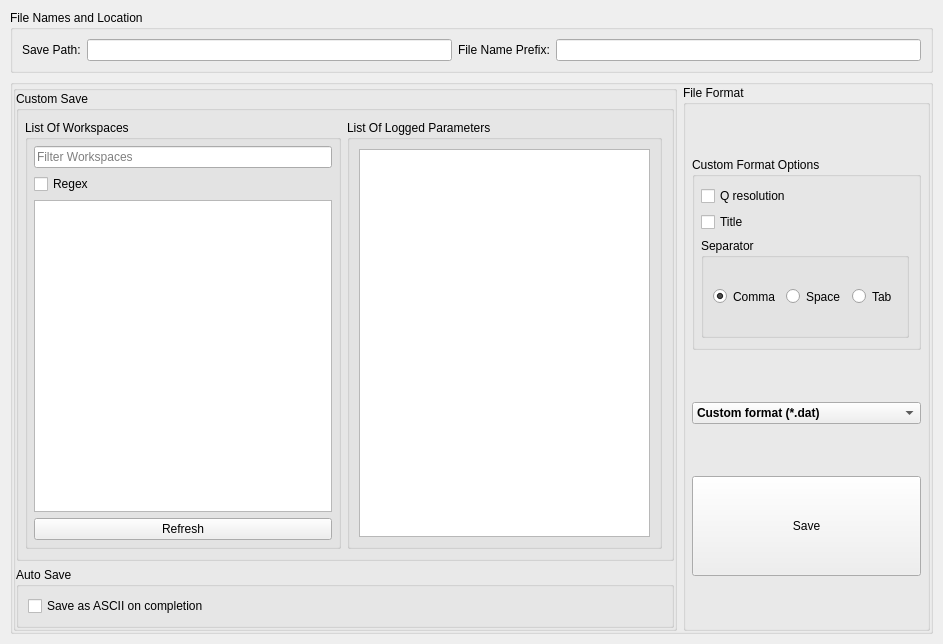
<?xml version="1.0" encoding="UTF-8"?>
<ui version="4.0">
 <class>ReflSaveTabWidget</class>
 <widget class="QWidget" name="ReflSaveTabWidget">
  <property name="geometry">
   <rect>
    <x>0</x>
    <y>0</y>
    <width>943</width>
    <height>644</height>
   </rect>
  </property>
  <property name="windowTitle">
   <string>Save ASCII</string>
  </property>
  <layout class="QVBoxLayout" name="verticalLayout">
   <property name="leftMargin">
    <number>10</number>
   </property>
   <property name="topMargin">
    <number>10</number>
   </property>
   <property name="rightMargin">
    <number>10</number>
   </property>
   <property name="bottomMargin">
    <number>10</number>
   </property>
   <item>
    <widget class="QGroupBox" name="groupBox_3">
     <property name="title">
      <string>File Names and Location</string>
     </property>
     <layout class="QHBoxLayout" name="horizontalLayout_3">
      <item>
       <widget class="QLabel" name="label">
        <property name="text">
         <string>Save Path:</string>
        </property>
       </widget>
      </item>
      <item>
       <widget class="QLineEdit" name="savePathEdit"/>
      </item>
      <item>
       <widget class="QLabel" name="label_2">
        <property name="text">
         <string>File Name Prefix:</string>
        </property>
       </widget>
      </item>
      <item>
       <widget class="QLineEdit" name="prefixEdit"/>
      </item>
     </layout>
    </widget>
   </item>
   <item>
    <widget class="QGroupBox" name="layoutOnly">
     <property name="styleSheet">
      <string notr="true">.QGroupBox { \n    border-bottom: 0px transparent;\n	border-left: 0px transparent;\n    border-right: 0px transparent;\n}</string>
     </property>
     <property name="title">
      <string/>
     </property>
     <layout class="QHBoxLayout" name="horizontalLayout_5" stretch="3,1">
      <property name="leftMargin">
       <number>0</number>
      </property>
      <property name="topMargin">
       <number>0</number>
      </property>
      <property name="rightMargin">
       <number>0</number>
      </property>
      <property name="bottomMargin">
       <number>0</number>
      </property>
      <item>
       <widget class="QGroupBox" name="saveTypesGroup">
        <property name="styleSheet">
         <string notr="true">.QGroupBox { \n    border-bottom: 0px transparent;\n	border-left: 0px transparent;\n    border-right: 0px transparent;\n}</string>
        </property>
        <property name="title">
         <string/>
        </property>
        <layout class="QVBoxLayout" name="verticalLayout_6">
         <property name="spacing">
          <number>6</number>
         </property>
         <property name="leftMargin">
          <number>0</number>
         </property>
         <property name="topMargin">
          <number>0</number>
         </property>
         <property name="rightMargin">
          <number>0</number>
         </property>
         <property name="bottomMargin">
          <number>0</number>
         </property>
         <item>
          <widget class="QGroupBox" name="customSaveGroupBox">
           <property name="title">
            <string>Custom Save</string>
           </property>
           <layout class="QHBoxLayout" name="horizontalLayout">
            <property name="leftMargin">
             <number>6</number>
            </property>
            <item>
             <widget class="QGroupBox" name="workspaceList">
              <property name="styleSheet">
               <string notr="true">.QGroupBox {
    border-bottom: transparent;
	border-left: transparent;
    border-right: transparent;
}</string>
              </property>
              <property name="title">
               <string>List Of Workspaces</string>
              </property>
              <layout class="QVBoxLayout" name="verticalLayout_2">
               <property name="leftMargin">
                <number>6</number>
               </property>
               <property name="topMargin">
                <number>6</number>
               </property>
               <property name="rightMargin">
                <number>6</number>
               </property>
               <property name="bottomMargin">
                <number>6</number>
               </property>
               <item>
                <widget class="QLineEdit" name="filterEdit">
                 <property name="placeholderText">
                  <string>Filter Workspaces</string>
                 </property>
                </widget>
               </item>
               <item>
                <widget class="QCheckBox" name="regexCheckBox">
                 <property name="text">
                  <string>Regex</string>
                 </property>
                </widget>
               </item>
               <item>
                <widget class="QListWidget" name="listOfWorkspaces">
                 <property name="selectionMode">
                  <enum>QAbstractItemView::ExtendedSelection</enum>
                 </property>
                </widget>
               </item>
               <item>
                <widget class="QPushButton" name="refreshButton">
                 <property name="text">
                  <string>Refresh</string>
                 </property>
                </widget>
               </item>
              </layout>
             </widget>
            </item>
            <item>
             <widget class="QGroupBox" name="loggedParameterList">
              <property name="styleSheet">
               <string notr="true">.QGroupBox {
    border-bottom: transparent;
	border-left: transparent;
    border-right: transparent;
}</string>
              </property>
              <property name="title">
               <string>List Of Logged Parameters</string>
              </property>
              <layout class="QVBoxLayout" name="verticalLayout_3">
               <item>
                <widget class="QListWidget" name="listOfLoggedParameters">
                 <property name="selectionMode">
                  <enum>QAbstractItemView::ExtendedSelection</enum>
                 </property>
                </widget>
               </item>
              </layout>
             </widget>
            </item>
           </layout>
          </widget>
         </item>
         <item>
          <widget class="QGroupBox" name="autosaveGroup">
           <property name="title">
            <string>Auto Save</string>
           </property>
           <property name="checkable">
            <bool>false</bool>
           </property>
           <property name="checked">
            <bool>false</bool>
           </property>
           <layout class="QHBoxLayout" name="horizontalLayout_4">
            <item>
             <widget class="QCheckBox" name="saveReductionResultsCheckBox">
              <property name="toolTip">
               <string>Saves stitched workspaces for multi-row group reductions and IvsQ_binned workspaces for reductions single row reductions.</string>
              </property>
              <property name="text">
               <string>Save as ASCII on completion</string>
              </property>
             </widget>
            </item>
           </layout>
          </widget>
         </item>
        </layout>
       </widget>
      </item>
      <item>
       <widget class="QGroupBox" name="fileFormatGroup">
        <property name="styleSheet">
         <string notr="true">.QGroupBox {
    border-bottom: transparent;
	border-left: transparent;
    border-right: transparent;
}</string>
        </property>
        <property name="title">
         <string>File Format</string>
        </property>
        <property name="alignment">
         <set>Qt::AlignLeading|Qt::AlignLeft|Qt::AlignTop</set>
        </property>
        <layout class="QVBoxLayout" name="verticalLayout_4" stretch="1,1,1">
         <property name="leftMargin">
          <number>6</number>
         </property>
         <property name="topMargin">
          <number>6</number>
         </property>
         <property name="rightMargin">
          <number>6</number>
         </property>
         <property name="bottomMargin">
          <number>6</number>
         </property>
         <item>
          <widget class="QGroupBox" name="groupBox">
           <property name="sizePolicy">
            <sizepolicy hsizetype="Preferred" vsizetype="Fixed">
             <horstretch>0</horstretch>
             <verstretch>0</verstretch>
            </sizepolicy>
           </property>
           <property name="styleSheet">
            <string notr="true">.QGroupBox { \n    border-bottom: 0px transparent;\n	border-left: 0px transparent;\n    border-right: 0px transparent;\n}</string>
           </property>
           <property name="title">
            <string>Custom Format Options</string>
           </property>
           <layout class="QVBoxLayout" name="verticalLayout_5" stretch="0,0,1">
            <property name="leftMargin">
             <number>6</number>
            </property>
            <item>
             <widget class="QCheckBox" name="qResolutionCheckBox">
              <property name="text">
               <string>Q resolution</string>
              </property>
             </widget>
            </item>
            <item>
             <widget class="QCheckBox" name="titleCheckBox">
              <property name="text">
               <string>Title</string>
              </property>
             </widget>
            </item>
            <item>
             <widget class="QGroupBox" name="separatorGroup">
              <property name="sizePolicy">
               <sizepolicy hsizetype="Preferred" vsizetype="Fixed">
                <horstretch>0</horstretch>
                <verstretch>0</verstretch>
               </sizepolicy>
              </property>
              <property name="minimumSize">
               <size>
                <width>0</width>
                <height>100</height>
               </size>
              </property>
              <property name="title">
               <string>Separator</string>
              </property>
              <layout class="QHBoxLayout" name="horizontalLayout_2" stretch="1,1,1">
               <property name="spacing">
                <number>6</number>
               </property>
               <property name="topMargin">
                <number>6</number>
               </property>
               <property name="bottomMargin">
                <number>6</number>
               </property>
               <item>
                <widget class="QRadioButton" name="commaRadioButton">
                 <property name="sizePolicy">
                  <sizepolicy hsizetype="Preferred" vsizetype="Preferred">
                   <horstretch>0</horstretch>
                   <verstretch>0</verstretch>
                  </sizepolicy>
                 </property>
                 <property name="minimumSize">
                  <size>
                   <width>0</width>
                   <height>0</height>
                  </size>
                 </property>
                 <property name="text">
                  <string>Comma</string>
                 </property>
                 <property name="checked">
                  <bool>true</bool>
                 </property>
                 <attribute name="buttonGroup">
                  <string notr="true">separatorButtonGroup</string>
                 </attribute>
                </widget>
               </item>
               <item>
                <widget class="QRadioButton" name="spaceRadioButton">
                 <property name="sizePolicy">
                  <sizepolicy hsizetype="Minimum" vsizetype="Preferred">
                   <horstretch>0</horstretch>
                   <verstretch>0</verstretch>
                  </sizepolicy>
                 </property>
                 <property name="text">
                  <string>Space</string>
                 </property>
                 <attribute name="buttonGroup">
                  <string notr="true">separatorButtonGroup</string>
                 </attribute>
                </widget>
               </item>
               <item>
                <widget class="QRadioButton" name="tabRadioButton">
                 <property name="sizePolicy">
                  <sizepolicy hsizetype="Minimum" vsizetype="Preferred">
                   <horstretch>0</horstretch>
                   <verstretch>0</verstretch>
                  </sizepolicy>
                 </property>
                 <property name="text">
                  <string>Tab</string>
                 </property>
                 <attribute name="buttonGroup">
                  <string notr="true">separatorButtonGroup</string>
                 </attribute>
                </widget>
               </item>
              </layout>
             </widget>
            </item>
           </layout>
          </widget>
         </item>
         <item>
          <widget class="QComboBox" name="fileFormatComboBox">
           <property name="font">
            <font>
             <weight>75</weight>
             <bold>true</bold>
            </font>
           </property>
           <property name="styleSheet">
            <string notr="true"/>
           </property>
           <item>
            <property name="text">
             <string>Custom format (*.dat)</string>
            </property>
           </item>
           <item>
            <property name="text">
             <string>3 column (*.dat)</string>
            </property>
           </item>
           <item>
            <property name="text">
             <string>ANSTO, MotoFit, 4 column (*.txt)</string>
            </property>
           </item>
           <item>
            <property name="text">
             <string>ILL Cosmos (*.mft)</string>
            </property>
           </item>
          </widget>
         </item>
         <item>
          <widget class="QPushButton" name="saveButton">
           <property name="sizePolicy">
            <sizepolicy hsizetype="MinimumExpanding" vsizetype="MinimumExpanding">
             <horstretch>0</horstretch>
             <verstretch>0</verstretch>
            </sizepolicy>
           </property>
           <property name="minimumSize">
            <size>
             <width>0</width>
             <height>0</height>
            </size>
           </property>
           <property name="maximumSize">
            <size>
             <width>16777215</width>
             <height>100</height>
            </size>
           </property>
           <property name="styleSheet">
            <string notr="true"/>
           </property>
           <property name="text">
            <string>Save</string>
           </property>
          </widget>
         </item>
        </layout>
       </widget>
      </item>
     </layout>
    </widget>
   </item>
  </layout>
 </widget>
 <resources/>
 <connections/>
 <buttongroups>
  <buttongroup name="separatorButtonGroup"/>
 </buttongroups>
</ui>
